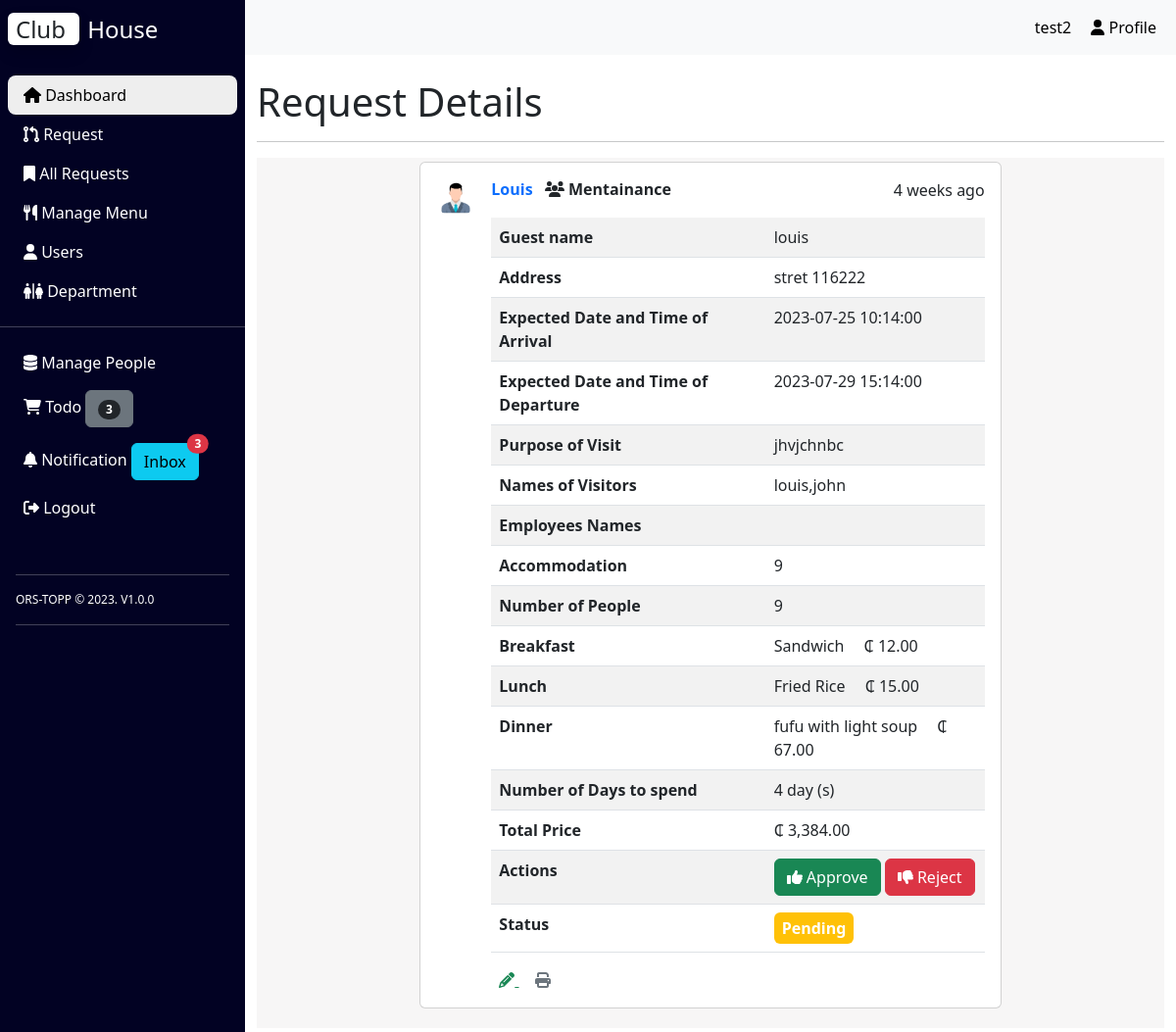
Page /post.php?id=30 (signed in) on the committed database.
### tables this page shows
CREATE TABLE `requests` (
  `id` int(11) NOT NULL,
  `uniqid` varchar(255) NOT NULL,
  `guest_name` varchar(255) NOT NULL,
  `guest_address` varchar(255) NOT NULL,
  `check_in_date` datetime NOT NULL,
  `check_out_date` datetime NOT NULL,
  `purpose_of_visit` varchar(255) NOT NULL,
  `breakfast` varchar(255) DEFAULT NULL,
  `dinner` varchar(255) DEFAULT NULL,
  `lunch` varchar(255) DEFAULT NULL,
  `num_of_people_for_menu` int(11) DEFAULT NULL,
  `num_of_people_for_acco` int(11) DEFAULT NULL,
  `employee_names` varchar(255) DEFAULT NULL,
  `visitors_names` varchar(255) DEFAULT NULL,
  `status` varchar(255) DEFAULT NULL,
  `rejection_message` varchar(255) DEFAULT NULL,
  `requester_id` int(11) NOT NULL,
  `approver1` int(11) DEFAULT NULL,
  `approver2` int(11) DEFAULT NULL,
  `approver3` int(11) DEFAULT NULL,
  `approver4` int(11) DEFAULT NULL,
  `created_at` timestamp NOT NULL DEFAULT current_timestamp(),
  `approver1_status` enum('Approved','Rejected','Pending') DEFAULT 'Pending',
  `approver2_status` enum('Approved','Rejected','Pending') DEFAULT 'Pending',
  `approver3_status` enum('Approved','Rejected','Pending') DEFAULT 'Pending',
  `approver4_status` enum('Approved','Rejected','Pending') DEFAULT 'Pending'
);

CREATE TABLE `users` (
  `id` int(11) NOT NULL,
  `email` varchar(250) NOT NULL,
  `password` varchar(250) NOT NULL,
  `createddate` datetime NOT NULL DEFAULT current_timestamp(),
  `name` varchar(250) NOT NULL,
  `profile_image` varchar(250) NOT NULL,
  `user_type` enum('admin','user','approver') NOT NULL,
  `department_id` int(11) DEFAULT NULL,
  `tel` varchar(10) NOT NULL,
  `reset_token` varchar(100) NOT NULL
);

CREATE TABLE `departments` (
  `id` int(11) NOT NULL,
  `name` varchar(250) NOT NULL,
  `status` int(11) NOT NULL DEFAULT 1
);

CREATE TABLE `menu` (
  `id` int(11) NOT NULL,
  `name` varchar(50) DEFAULT NULL,
  `description` varchar(255) DEFAULT NULL,
  `price` decimal(10,2) DEFAULT NULL,
  `category_id` int(11) DEFAULT NULL,
  `image` varchar(225) NOT NULL
);

### post.php (the view, shortened to what the rows shown need)
<?php
include 'init.php';
include('inc/header.php');
include('inc/nav.php');
?>
<div class="container pt-4">
    <h1 class="msg-title">Request Details</h1>
    <section style="background-color: #f7f6f6;">
        <div class="container my-1 py-1 text-dark">
            <div class="row d-flex justify-content-center">
                <div class="col-md-12 col-lg-10 col-xl-8">
                    <?php
                    if (isset($_GET['id'])) {
                        $id = isset($_GET['id']) ? intval($_GET['id']) : null;
                        $requestDetails = $request->getRequestDetailsById($id);
                        if ($requestDetails) {
                            $statusClass = '';
                            if ($requestDetails['status'] === 'Pending') {
                                $statusClass = 'bg-warning text-dark';
                            } elseif ($requestDetails['status'] === 'Rejected') {
                                $statusClass = 'bg-danger text-white';
                            } elseif ($requestDetails['status'] === 'Approved') {
                                $statusClass = 'bg-success text-white';
                            } elseif ($requestDetails['status'] === 'Processing') {
                                $statusClass = 'bg-secondary text-white';
                            }
                            ?>
                            <div class="card mb-3 post" id="myPost">
                                <div class="card-body">
                                    <div class="d-flex flex-start">
                                        <img class="rounded-circle shadow-1-strong me-3"
                                            src="<?php echo $requestDetails['requester_image']; ?>" alt="avatar" width="40"
                                            height="40" />
                                        <div class="w-100">
                                            <div class="d-flex justify-content-between align-items-center mb-3">
                                                <h6 class="text-primary fw-bold mb-0">
                                                    <?php echo $requestDetails['requester_name']; ?>
                                                    <span class="text-dark ms-2">
                                                        <i class="fa fa-users" aria-hidden="true"></i>
                                                        <span class="department">
                                                            <?php echo $requestDetails['requester_department']; ?>
                                                        </span>
                                                    </span>
                                                </h6>
                                                <p class="mb-0">
                                                    <?php echo $requestDetails['elapsed_time']; ?>
                                                </p>
                                            </div>
                                            <div class="details" id="details">
                                                <table class="table table-striped">
                                                    <tr>
                                                        <th>Guest name</th>
                                                        <td>
                                                            <?php echo $requestDetails['guest_name']; ?>
                                                        </td>
                                                    </tr>
                                                    <tr>
                                                        <th>Address</th>
                                                        <td>
                                                            <?php echo $requestDetails['guest_address']; ?>
                                                        </td>
                                                    </tr>
                                                    <tr>
                                                        <th>Expected Date and Time of Arrival</th>
                                                        <td>
                                                            <?php echo $requestDetails['check_in_date']; ?>
                                                        </td>
                                                    </tr>
                                                    <tr>
                                                        <th>Expected Date and Time of Departure</th>
                                                        <td>
                                                            <?php echo $requestDetails['check_out_date']; ?>
                                                        </td>
                                                    </tr>
                                                    <tr>
                                                        <th>Purpose of Visit</th>
                                                        <td>
                                                            <?php echo $requestDetails['purpose_of_visit']; ?>
                                                        </td>
                                                    </tr>
                                                    <tr>
                                                        <th>Names of Visitors</th>
                                                        <td>
                                                            <?php echo $requestDetails['visitors_names']; ?>
                                                        </td>
                                                    </tr>
                                                    <tr>
                                                        <th>Employees Names</th>
                                                        <td>
                                                        </td>
                                                    </tr>
                                                    <tr>
                                                        <th>Accommodation</th>
                                                        <td>
                                                            <?php echo $requestDetails['num_of_people_for_acco']; ?>
                                                        </td>
                                                    </tr>
                                                    <tr>
                                                        <th>Number of People</th>
                                                        <td>
                                                            <?php echo $requestDetails['num_of_people_for_menu']; ?>
                                                        </td>
                                                    </tr>
                                                    <tr>
                                                        <th>Breakfast</th>
                                                        <td>
                                                            <?php echo $requestDetails['breakfast']; ?>
                                                           <span class="p-3">&#x20B5; <?php echo $requestDetails['breakfast_price']; ?></span>
                                                        </td>
                                                    </tr>
                                                    <tr>
                                                        <th>Lunch</th>
                                                        <td>
                                                            <?php echo $requestDetails['lunch']; ?>
                                                            <span class="p-3">&#x20B5; <?php echo $requestDetails['lunch_price']; ?></span>
                                                        </td>
                                                    </tr>
                                                    <tr>
                                                        <th>Dinner</th>
                                                        <td>
                                                            <?php echo $requestDetails['dinner']; ?>
                                                            <span class="p-3">&#x20B5; <?php echo $requestDetails['dinner_price']; ?></span>
                                                        </td>
                                                    </tr>
                                                    <tr>
                                                        <th>Number of Days to spend</th>
                                                        <td>
                                                            <?php echo $requestDetails['num_of_days_to_spend']; ?> day (s)
                                                        </td>
                                                    </tr>
                                                    <tr>
                                                        <th>Total Price</th>
                                                        <td>
                                                        &#x20B5; <?php echo number_format($requestDetails['total_price'], 2); ?>
                                                        </td>
                                                    </tr>
                                                    <tr>
                                                        <?php if ($_SESSION['user_type'] == 'admin' || $_SESSION['user_type'] == 'approver'): ?>
                                                            <th>Actions</th>
                                                            <td>
                                                                <form method="POST" action="approve.php">
                                                                        <button type="submit" name="approve_button"
                                                                            class="btn btn-success"><i class="fa fa-thumbs-up" aria-hidden="true"></i> Approve</button>
                                                                            <a href="" class="btn btn-danger" data-bs-toggle="modal"
                                                                            data-bs-target="#rejectexampleModal">
                                                                            <i class="fa fa-thumbs-down" aria-hidden="true"></i> Reject
                                                                        </a>
                                                                </form>
                                                            </td>
                                                        <?php endif; ?>
                                                    </tr>
                                                    <tr>
                                                        <th>Status</th>
                                                        <td>
                                                            <span class="status badge  <?= $statusClass ?> text-white p-2 fs-6">
                                                                <?php echo $requestDetails['status']; ?>
                                                            </span>
                                                        </td>
                                                    </tr>
                                                </table>
                                            </div>
                                            <div class="d-flex justify-content-between align-items-center">
                                                <p class="small mb-0 fs-6">
                                                    <a href="edit_request.php?id=<?= $requestDetails['id'];?>" class="link-success mx-2">
                                                        <i class="fa fa-pencil" aria-hidden="true"></i>
                                                    </a>
                                                    <a href="print_request.php?id=<?php echo $requestDetails['id']; ?>"
                                                        class="link-secondary mx-2">
                                                        <i class="fa fa-print" aria-hidden="true"></i>
                                                    </a>
                                                </p>
                                            </div>
                                        </div>
                                    </div>
                                </div>
                            </div>
                            <?php
                        } else {
                            echo '<p>Invalid request ID.</p>';
                        }
                    } else {
                        echo '<p>Request ID not provided.</p>';
                    }
                    ?>
                </div>
            </div>
        </div>
    </section>
</div>
</div>
</div>
<?php include('inc/footer.php'); ?>

### rows in the picture
requests: requester.profile_image (picture), requester.name "Louis", departments.name "Mentainance", guest_name "louis", guest_address "stret 116222", check_in_date "2023-07-25 10:14:00", check_out_date "2023-07-29 15:14:00", purpose_of_visit "jhvjchnbc", visitors_names "louis,john", num_of_people_for_acco "9", num_of_people_for_menu "9", breakfast "Sandwich", menu.price "12.00", lunch "Fried Rice", menu.price "15.00", dinner "fufu with light soup", menu.price "67.00", status "Pending"

### other values in the picture
$totalWhilelistRequests "3"
$numPendingRequests "3"
$_SESSION['user_details']['name'] "test2"
$requestDetails['elapsed_time'] "4 weeks ago"
$requestDetails['num_of_days_to_spend'] "4"
$requestDetails['total_price'] "3,384.00"
